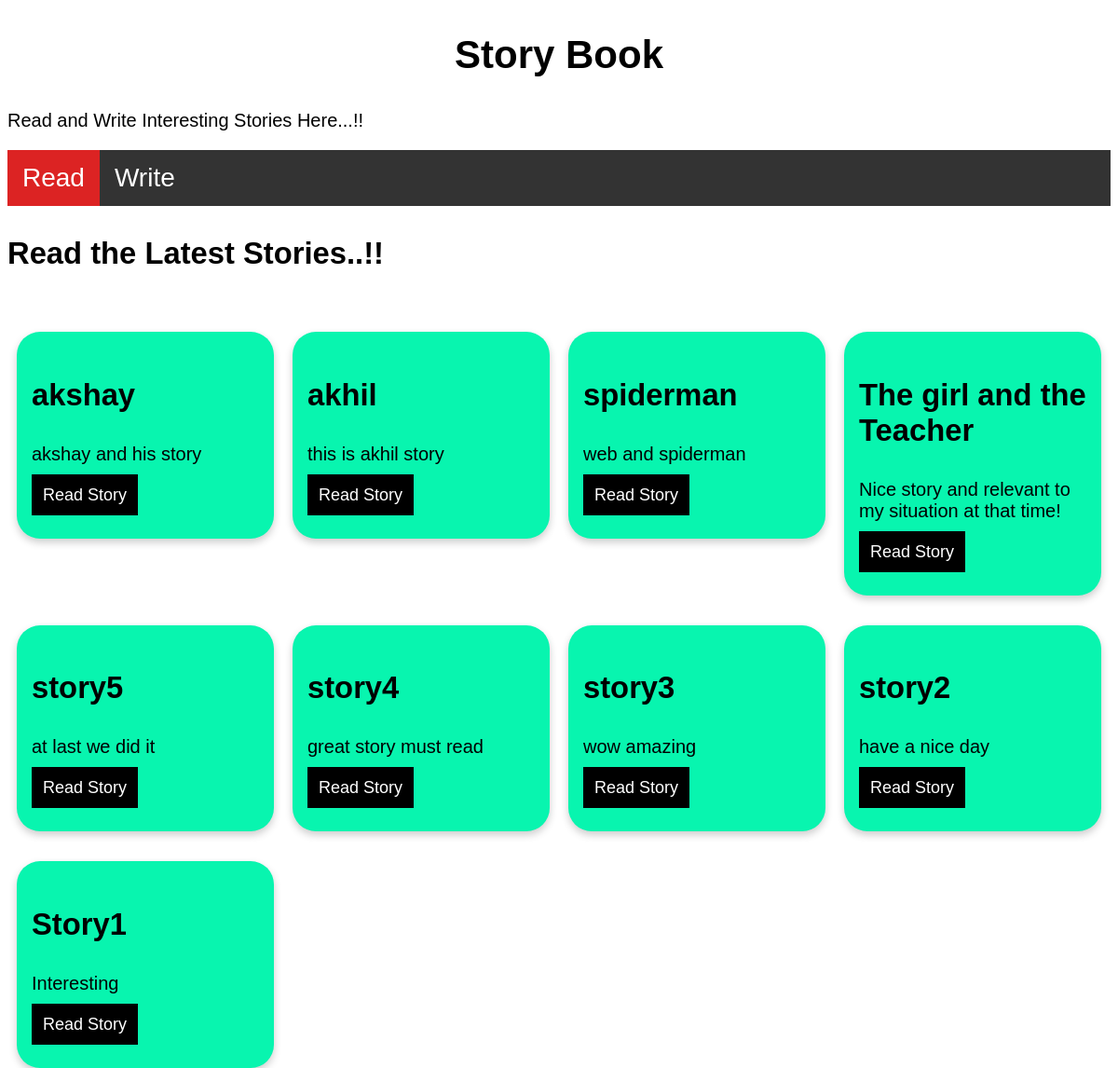
The page / on the database its author committed.
### storybook/models.py (models this page shows, shortened)
class Story(models.Model):
	title = models.CharField(max_length=50)
	brief = models.CharField(max_length=150)
	description = models.TextField()
	date_added = models.DateTimeField(default=timezone.now)

### storybook/views.py (the view)
# urls.py: path('', views.index,name='index'),
def index(request):
	content=Story.objects.order_by('-date_added')
	context={'content' : content}
	return render(request, 'storybook/index.html', context)

### storybook/templates/storybook/index.html (shortened to what this page needs)
{% load static %}
<!DOCTYPE html>
<html>
<head>
  <link rel="stylesheet" href="{% static 'storybook/style.css' %}" />
</head>
<body>
<div class="header">
  <h2>Story Book</h2>
  <p>Read and Write Interesting Stories Here...!!</p>
</div>
<ul>
  <li><a class="active" href="{% url 'index' %}">Read</a></li>
  <li><a href="{% url 'addstory' %}">Write</a></li>
</ul>
<h3>Read the Latest Stories..!!</h3>
  {% for story in content %}
  {% if forloop.counter0|divisibleby:4 %}
  {%for i in "x" %}
  <div class="row">
  </div>
  {%endfor%}
  {%endif%}
  <div class="column">
    <div class="card">
      <h3>{{ story.title }}</h3>
      <p>{{ story.brief }}</p>
      <p><a href="{% url 'readstory' story.id %}">Read Story</a></p>
    </div>
  </div>
  {%endfor %}
</body>
</html>

### storybook/static/storybook/style.css (style rules this page uses)
body { font-size: 28px; }
ul { list-style-type: none; margin: 0; padding: 0; overflow: hidden; background-color: #333; position: -webkit-sticky; position: sticky; top: 0; }
li { float: left; }
li a { display: block; color: white; text-align: center; padding: 14px 16px; text-decoration: none; }
.active { background-color: #DC2323; }
h2 { text-align: center; }
.card { box-shadow: 0 4px 8px 0 rgba(0, 0, 0, 0.2); padding: 16px; text-align: left; background-color: #08F5AF; border-radius: 25px; }
.card a { border: none; outline: 0; padding: 12px; color: white; background-color: #000; text-align: center; cursor: pointer; width: 100%; font-size: 18px; text-decoration: none; }
* { box-sizing: border-box; }
body { font-family: Arial, Helvetica, sans-serif; }
.column { float: left; width: 25%; padding: 0 10px; }
.row { margin: 0 -5px; }
.row:after { content: ""; display: table; clear: both; }
p { font-size: 20px; }

### rows shown on the page
Story: title "akshay", brief "akshay and his story"
Story: title "akhil", brief "this is akhil story"
Story: title "spiderman", brief "web and spiderman"
Story: title "The girl and the Teacher", brief "Nice story and relevant to my situation at that time!"
Story: title "story5", brief "at last we did it"
Story: title "story4", brief "great story must read"
Story: title "story3", brief "wow amazing"
Story: title "story2", brief "have a nice day"
Story: title "Story1", brief "Interesting"
